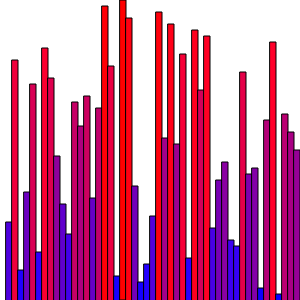
Frame 1 (no input)
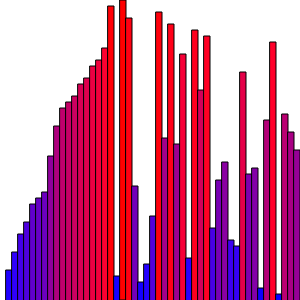
Frame 60 (no input)
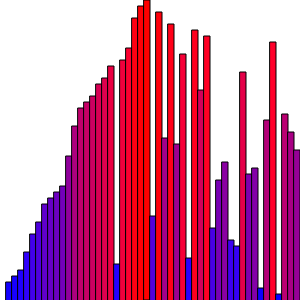
Frame 120 (the mouse pressed at the canvas centre since frame 60)

The p5.js sketch that drew these frames (run headless with seeded random() and noise() and a simulated clock; from frame 60 on, the mouse is pressed at the canvas centre):

// p5.js sketch
// ── sketch.js
/*
Lucas Chacon 
Insertion Sort
2/5/2018
*/
var nodesX = [];
var nodesY = [];
var displayY = [];
var iCounter = 0;
var dCounter = 0;

function setup() {
 //noLoop();
  createCanvas(300,300);
  for(var i = 0;i<50;i++){
    nodesY[i] = map(i,0,50,0,300);
    nodesX[i] = i;
  }
  for(var j = 0;j<1000;j++){
    displayY[j]=[];
  for(var q = 0;q<50;q++){
      displayY[j][q]= q;
    }
  }
  arrShuffle(nodesY);
  insertSort(nodesY);
//console.log(displayY.length);
//console.log(iCounter);
}
function draw() {
   background(255);
 //render the array
 if(dCounter>=iCounter){
   for(var j =0;j<displayY.length;j++){
    fill(300-displayY[iCounter-1][j],0,displayY[iCounter-1][j]);
    rect(nodesX[j]*6,displayY[iCounter-1][j],6,300);
   }
 }
 else{
  for(var i =0;i<displayY.length;i++){
    fill(300-displayY[dCounter][i],0,displayY[dCounter][i]);
    rect(nodesX[i]*6,displayY[dCounter][i],6,300);
  }
 }
  dCounter++;
   if(dCounter >iCounter+35){
    dCounter=0;
  }
}
function insertSort(arr){
   //Finds the lowest value to use as the inital starting point
  var lowest =0;
  for(var f = arr.length-1;f>-1;f--){
    if(arr[f] < arr[lowest]){
      lowest = f;
    } 
  }
  swap(arr,f,0);
   //sort the array
   var j;
  for(var i=2;i<arr.length;i++){
     j=i;
    var v = arr[i];
    while((arr[j]>arr[j-1])&&j>0){
      swap(arr,j,j-1); 
      arrayCopy(nodesY,0,displayY[iCounter],0,displayY[iCounter].length);
      j--;
      iCounter++; 
    }
    arr[j] = v;
    }
}
function arrShuffle(arr){
  var choosen =0;
  for(var s = 0;s<arr.length;s++){
   // console.log("s "+s);
    choosen = floor(random(arr.length));
    // console.log("choosen "+choosen);
    swap(arr,s,choosen);
  }
}
function swap(arr, one,two){
   var temp = arr[one];
  arr[one] = arr[two];
  arr[two] = temp;
  
}
